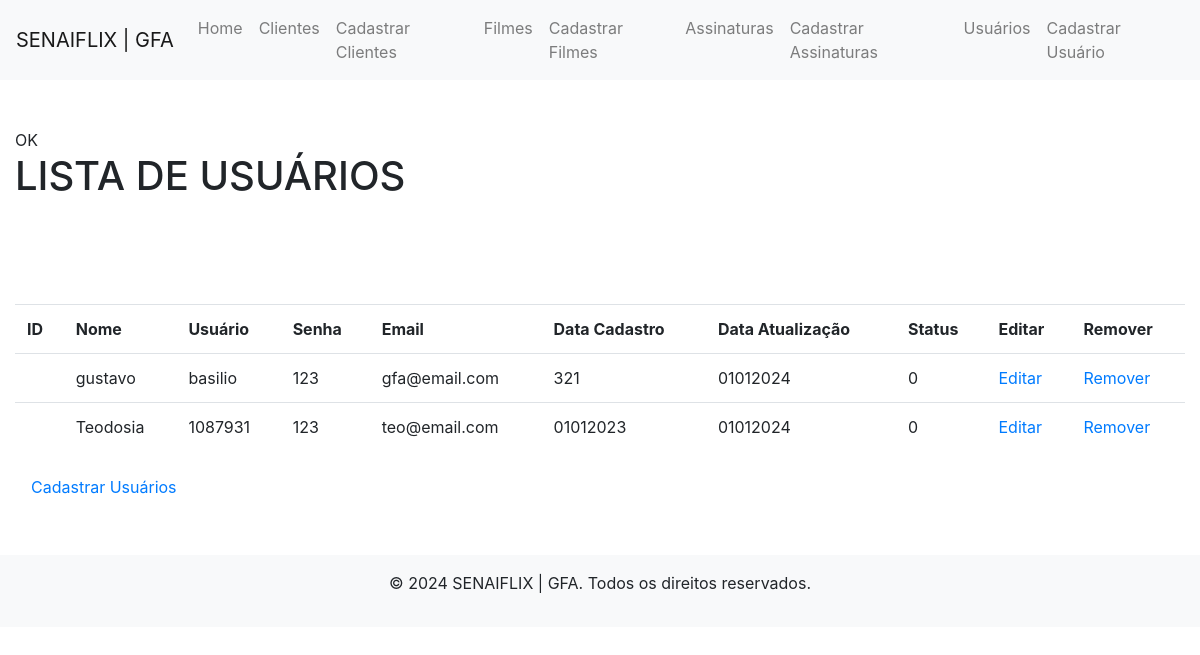
Screenshot of /index.php?pagina=usuario_listar with the database file from the repository.
### tables this page shows
CREATE TABLE `usuarios` (
  `id_usuarios` int(11) NOT NULL,
  `nome` varchar(255) NOT NULL,
  `usuario` varchar(50) NOT NULL,
  `senha` varchar(255) NOT NULL,
  `email` varchar(100) NOT NULL,
  `data_cadastro` varchar(15) NOT NULL,
  `data_atualizacao` varchar(15) NOT NULL,
  `status` int(1) NOT NULL
);

### pages/usuario_listar.php (the view)
<?php
    include('conexao.php');
    $sql = "SELECT * FROM usuarios";
    $resultado = $conn->query($sql);
?>
<table class="table table-striped-columns">
    <h1>LISTA DE USUÁRIOS</h1>
    <tr>
        <th>ID</th>
        <th>Nome</th>
        <th>Usuário</th>
        <th>Senha</th>
        <th>Email</th>
        <th>Data Cadastro</th>
        <th>Data Atualização</th><br>
        <th>Status</th><br>
        <th>Editar</th><br>
        <th>Remover</th><br>
    </tr>
    <?php
        while($linha = $resultado->fetch_assoc()){
            echo "<tr>
                <td>".$linha['id_usuario']."</td>
                <td>".$linha['nome']."</td>
                <td>".$linha['usuario']."</td>
                <td>".$linha['senha']."</td>
                <td>".$linha['email']."</td>
                <td>".$linha['data_cadastro']."</td>
                <td>".$linha['data_atualizacao']."</td>
                <td>".$linha['status']."</td>
                <td>
                    <a href='pages/usuario_edita.php?id=".$linha['id_usuarios']."'>Editar</a>
                </td>
                <td>
                    <a href='pages/usuario_remover.php?id=".$linha['id_usuarios']."'>Remover</a>
                </td>
            </tr>";
        }
    ?>
</table>
<a class="nav-link" href="index.php?pagina=usuario_cadastro">Cadastrar Usuários</a>

### rows the page displays
usuarios: nome "gustavo", usuario "basilio", senha "123", email "gfa@email.com", data_cadastro "321", data_atualizacao "01012024", status "0"
usuarios: nome "Teodosia", usuario "1087931", senha "123", email "teo@email.com", data_cadastro "01012023", data_atualizacao "01012024", status "0"
